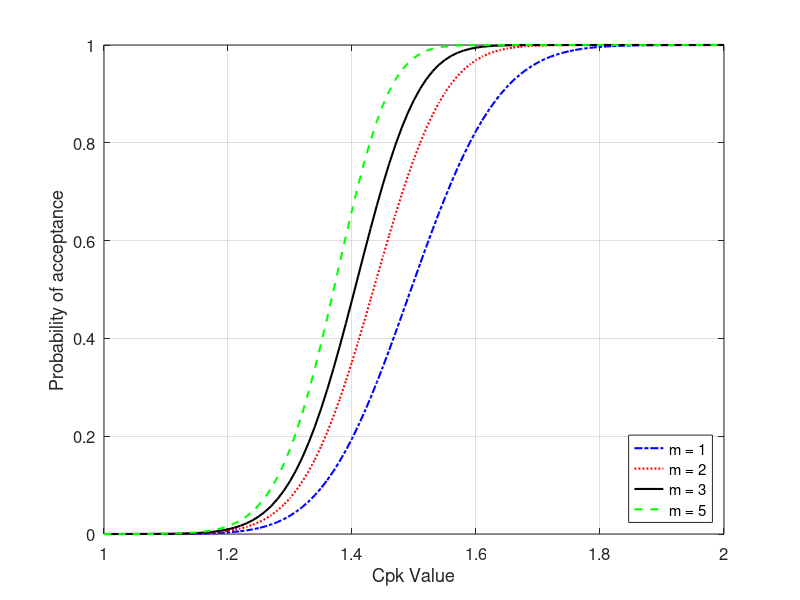

The MATLAB source for this figure:
% 設定參數
xi = 1;
cpk_values = 1:0.01:2;
m_values = [1, 2, 3, 5];
n = 100;    % 固定 n 值
c0 = 1.5;  % 固定 c0 值

% 初始化
PA = zeros(length(m_values), length(cpk_values));

% 接受機率計算函數
function Pa = calc_acceptance_prob(n, c0, cpk, xi)
    b = 3*cpk + abs(xi);
    Pa = integral(@(t) chi2cdf((n-1)*(b*sqrt(n)-t).^2/(9*n*c0^2), n-1) .* ...
        (normpdf(t + xi*sqrt(n)) + normpdf(t - xi*sqrt(n))), 0, b*sqrt(n));
end

% 計算每個m值的接受機率
for i = 1:length(m_values)
    m = m_values(i);
    
    % 計算接受機率
    for j = 1:length(cpk_values)
        Pa = calc_acceptance_prob(n, c0, cpk_values(j), xi);
        PA(i,j) = 1 - (1-Pa)^m;
    end
end

% 繪圖
figure;
hold on;
styles = {'-.b', ':r', '-k', '--g'};
for i = 1:length(m_values)
    plot(cpk_values, PA(i,:), styles{i}, 'LineWidth', 1.5);
end
grid on;
xlabel('Cpk Value');
ylabel('Probability of acceptance');
axis([1 2 0 1]);
legend(['m = ' num2str(m_values(1))], ['m = ' num2str(m_values(2))], ...
    ['m = ' num2str(m_values(3))], ['m = ' num2str(m_values(4))], ...
    'Location', 'southeast');
set(gca, 'FontSize', 12);
box on;